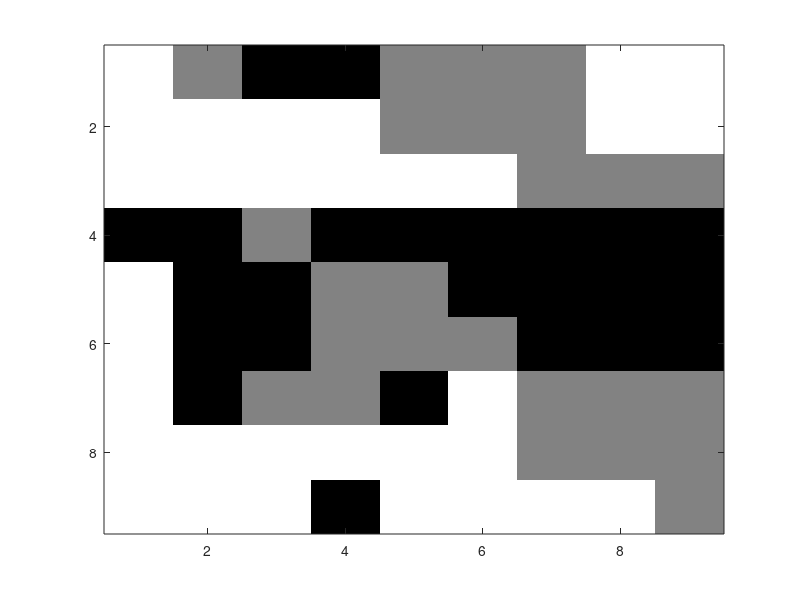

MATLAB code to generate this figure:
close all
% Specify the target matrix
	A = [ 3 1 1 1 1 2 3 3 3
   	3 3 3 3 3 2 3 3 3
   	3 3 3 3 3 1 2 2 2
   	3 1 1 1 1 1 1 1 1
   	3 1 1 1 2 1 1 1 1
   	3 1 1 2 2 2 1 1 1 
   	3 1 2 2 1 3 2 2 2
   	3 3 3 3 3 3 2 2 2
   	3 3 3 3 3 3 3 3 2];

% Form the input vectors and associated categories
	X = zeros(2,81);
	Cx = zeros(1,81);
	k = 0;
	for i = 1:9
   	for j = 1:9
      	k = k+1
      	X(1,k) = i-5;
      	X(2,k) = j-5;
      	Cx(k) = A(9-j+1, i);
   	end
	end



% Implement the LVQ1 learning here just to see how all of this hangs %together
% Initialize neurons - set the number of neurons, randomly choose 
% their categories    
	Nn = 60;        % I recommend that you make the number of neurons a             
                    % parameter in the canned routine LVQ1 too, and vary that number
	W = 8*rand(2,Nn)-4; % Notice the scaling!
	Cw = ceil(rand(Nn,1)*3);

	mu = 0.01;   
   for iter = 1:1000
      iter
		for i = 1:81
   		d = zeros(1,Nn);
   		for j = 1:Nn
      		d(j) = norm(W(:,j)-X(:,i));
   		end
   		[m,I] = min(d);
   		if Cw(I) == Cx(i)
      		W(:,I) = W(:,I) + mu * (X(:,i)-W(:,I));
   		else
      		W(:,I) = W(:,I) - mu * (X(:,i)-W(:,I));
   		end
		end
	end


% Test the classification of the original data 
	Cxhat = zeros(1,81);
	for i = 1:81
   	d = zeros(1,Nn);
   	for j = 1:Nn
      	d(j) = norm(W(:,j)-X(:,i));
   	end
   	[m,I] = min(d);
   	Cxhat(i) = Cw(I);
	end

    input = X;
    
% Plotting the test results
%  [m,n] = size(input); % ERROR --- wrong object to take dimensions of
 [m,n] = size(A);
 for row = 1:1:m
     for col = 1:1:n
		 %out_image(row, col) = Cxhat(n*(row-1) + col); % switch the row and col for aesthetic reasons
         out_image(row, col) = Cxhat(n*(col-1) + row);
     end
 end
  
  %imagesc(row,col); % imagesc cannot take 2 vectors to make a plot row = 1:1:m and col = 1:1:n
  imagesc(flipud(out_image)); % flip the image over to agree with the orientation of matrix A
  colormap('gray');
          
  


